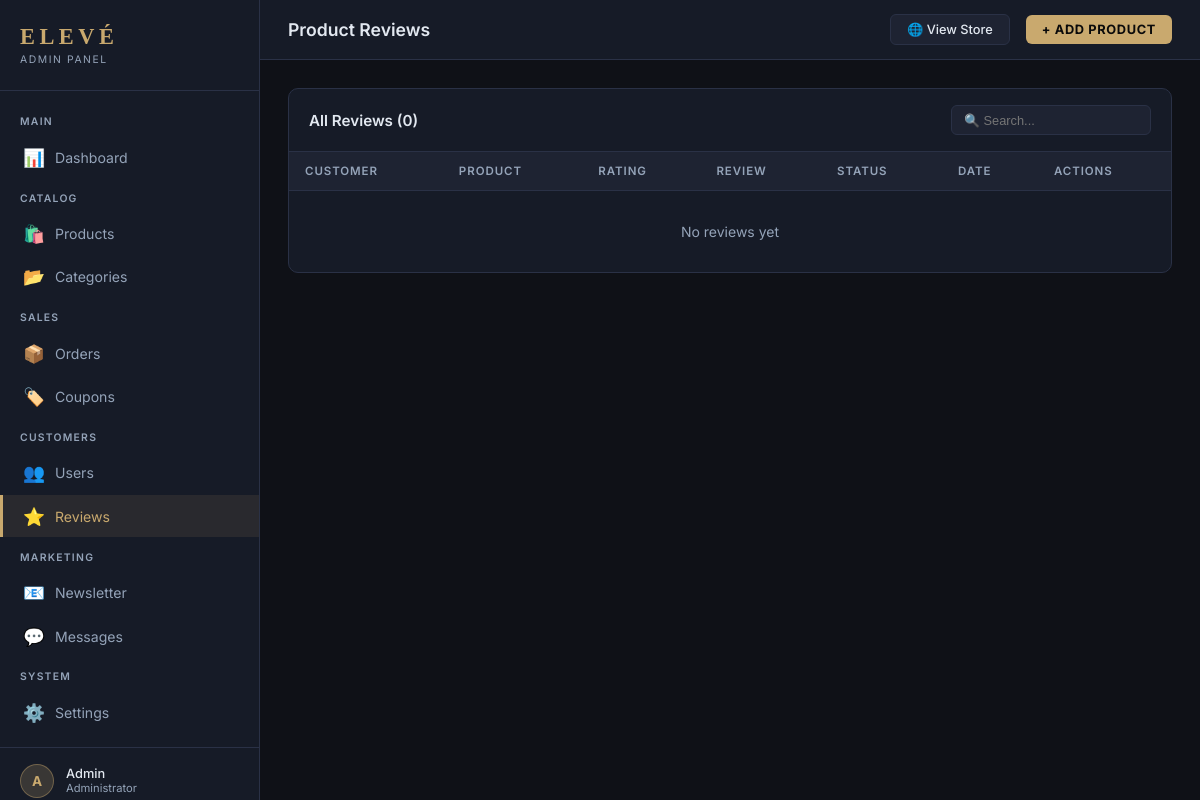
/admin/reviews.php (signed in), run on an earlier commit of the app's database.
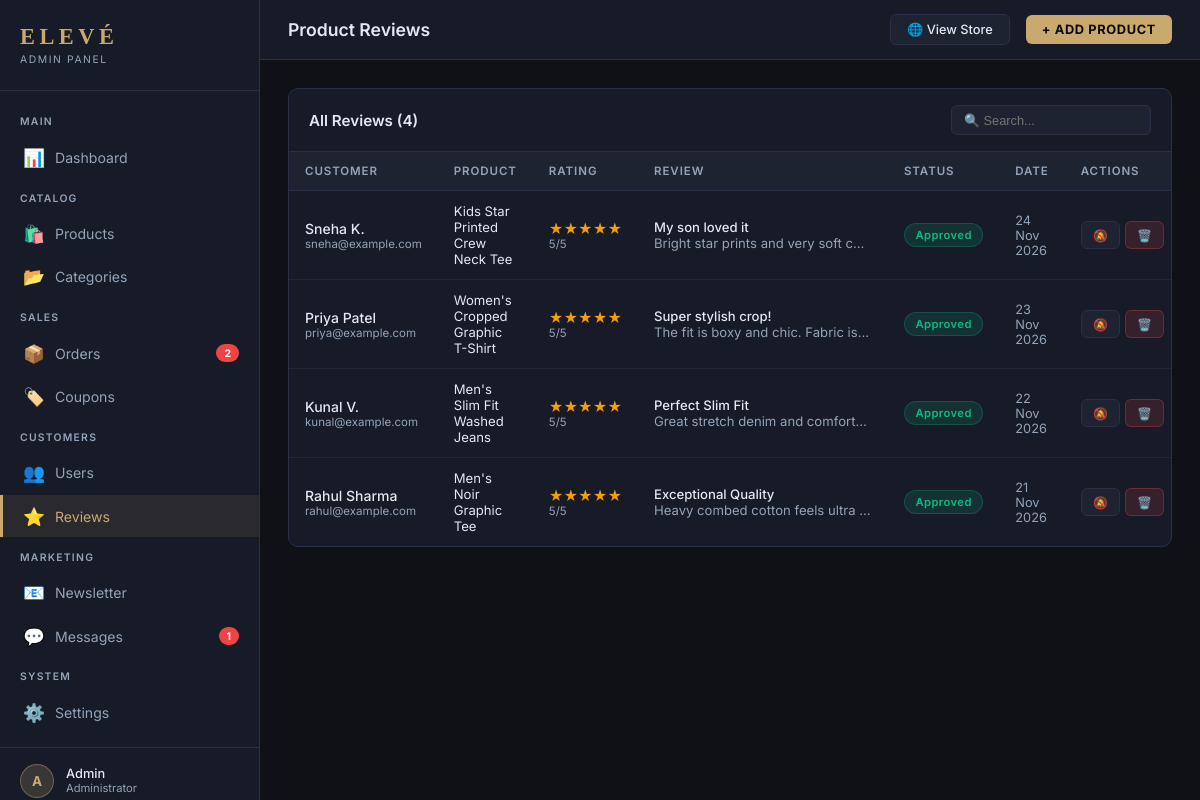
And on a later commit of the database.
### tables this page shows
CREATE TABLE IF NOT EXISTS reviews (
    id INT AUTO_INCREMENT PRIMARY KEY,
    product_id INT DEFAULT NULL,
    user_id INT DEFAULT NULL,
    name VARCHAR(100),
    email VARCHAR(150),
    rating INT NOT NULL CHECK (rating BETWEEN 1 AND 5),
    title VARCHAR(200),
    comment TEXT,
    is_approved TINYINT(1) DEFAULT 0,
    created_at TIMESTAMP DEFAULT CURRENT_TIMESTAMP,
    FOREIGN KEY (product_id) REFERENCES products(id) ON DELETE CASCADE,
    FOREIGN KEY (user_id) REFERENCES users(id) ON DELETE SET NULL
);

CREATE TABLE IF NOT EXISTS products (
    id INT AUTO_INCREMENT PRIMARY KEY,
    name VARCHAR(200) NOT NULL,
    category VARCHAR(100) NOT NULL,
    subcategory VARCHAR(100),
    gender ENUM('men', 'women', 'kids', 'unisex', '') DEFAULT '',
    price DECIMAL(10,2) NOT NULL,
    old_price DECIMAL(10,2) DEFAULT NULL,
    badge VARCHAR(50) DEFAULT NULL,
    rating DECIMAL(3,2) DEFAULT 4.5,
    reviews_count INT DEFAULT 0,
    is_new_arrival TINYINT(1) DEFAULT 0,
    is_best_seller TINYINT(1) DEFAULT 0,
    is_featured TINYINT(1) DEFAULT 0,
    is_active TINYINT(1) DEFAULT 1,
    stock_qty INT DEFAULT 100,
    description TEXT,
    fit TEXT,
    details TEXT,
    slug VARCHAR(200),
    created_at TIMESTAMP DEFAULT CURRENT_TIMESTAMP,
    updated_at TIMESTAMP DEFAULT CURRENT_TIMESTAMP ON UPDATE CURRENT_TIMESTAMP
);

### admin/reviews.php (the view, shortened to what the changed rows need)
<?php
require_once 'includes/header.php';
$db      = getDB();
$reviews = $db->query("SELECT r.*, p.name AS product_name FROM reviews r LEFT JOIN products p ON p.id=r.product_id ORDER BY r.created_at DESC")->fetchAll();
?>
<div class="card">
  <div class="card-header">
    <div class="card-title">All Reviews (<?= count($reviews) ?>)</div>
    <input type="text" id="tableSearch" placeholder="🔍 Search..." style="padding:.4rem .75rem;background:var(--surface2);border:1px solid var(--border);border-radius:6px;color:var(--text);font-size:.8rem;outline:none;width:200px">
  </div>
  <div class="table-wrap">
    <table>
      <thead><tr><th>Customer</th><th>Product</th><th>Rating</th><th>Review</th><th>Status</th><th>Date</th><th>Actions</th></tr></thead>
      <tbody>
        <?php foreach ($reviews as $r): ?>
        <tr>
          <td>
            <div style="font-weight:500"><?= htmlspecialchars($r['name'] ?? 'Anonymous') ?></div>
            <div style="font-size:.72rem;color:var(--muted)"><?= htmlspecialchars($r['email'] ?? '') ?></div>
          </td>
          <td style="font-size:.82rem"><?= htmlspecialchars($r['product_name'] ?? '—') ?></td>
          <td>
            <div style="color:#f59e0b"><?= str_repeat('★', $r['rating']) ?><?= str_repeat('☆', 5-$r['rating']) ?></div>
            <div style="font-size:.72rem;color:var(--muted)"><?= $r['rating'] ?>/5</div>
          </td>
          <td style="font-size:.82rem;max-width:250px">
            <?php if ($r['title']): ?><div style="font-weight:500"><?= htmlspecialchars($r['title']) ?></div><?php endif; ?>
            <div style="color:var(--muted);overflow:hidden;text-overflow:ellipsis;white-space:nowrap;max-width:220px"><?= htmlspecialchars(substr($r['comment'] ?? '', 0, 80)) ?>...</div>
          </td>
          <td><span class="badge <?= $r['is_approved']?'badge-green':'badge-yellow' ?>"><?= $r['is_approved']?'Approved':'Pending' ?></span></td>
          <td style="color:var(--muted);font-size:.8rem"><?= date('d M Y', strtotime($r['created_at'])) ?></td>
          <td>
            <div style="display:flex;gap:.3rem">
              <?php if (!$r['is_approved']): ?>
              <a href="reviews.php?approve=<?= $r['id'] ?>" class="btn btn-sm btn-success">✅</a>
              <?php else: ?>
              <a href="reviews.php?reject=<?= $r['id'] ?>" class="btn btn-sm btn-ghost">🔕</a>
              <?php endif; ?>
              <a href="reviews.php?delete=<?= $r['id'] ?>" class="btn btn-sm btn-danger" data-confirm="Delete this review?">🗑️</a>
            </div>
          </td>
        </tr>
        <?php endforeach; ?>
        <?php if (empty($reviews)): ?>
        <tr><td colspan="7" style="text-align:center;color:var(--muted);padding:2rem">No reviews yet</td></tr>
        <?php endif; ?>
      </tbody>
    </table>
  </div>
</div>
<?php require_once 'includes/footer.php'; ?>

### admin/includes/header.php (shortened to what the changed rows need)
<?php
$currentPage = basename($_SERVER['PHP_SELF'], '.php');
?>
<!DOCTYPE html>
<html lang="en">
<head>
</head>
<body>
<aside class="sidebar" id="adminSidebar">
  <nav class="sidebar-nav">
    <a href="orders.php" class="nav-item <?= $currentPage === 'orders' ? 'active' : '' ?>">
      <span class="icon">📦</span> Orders
      <?php
      $db2 = getDB();
      $newOrders = $db2->query("SELECT COUNT(*) FROM orders WHERE status = 'confirmed'")->fetchColumn();
      if ($newOrders > 0): ?>
        <span class="nav-badge"><?= $newOrders ?></span>
      <?php endif; ?>
    </a>
    <a href="messages.php" class="nav-item <?= $currentPage === 'messages' ? 'active' : '' ?>">
      <span class="icon">💬</span> Messages
      <?php
      $newMsgs = $db2->query("SELECT COUNT(*) FROM contact_messages WHERE status = 'new'")->fetchColumn();
      if ($newMsgs > 0): ?>
        <span class="nav-badge"><?= $newMsgs ?></span>
      <?php endif; ?>
    </a>
  </nav>
</aside>
<div class="main-wrapper">
  <div class="content">

What changed in the data, as far as the page shows it:
added reviews: name "Sneha K.", email "sneha@example.com", product.name "Kids Star Printed Crew Neck Tee", rating "★★★★★", rating "5", title "My son loved it", comment "Bright star prints and very soft c…", is_approved "Approved", created_at "24 Nov 2026"
added reviews: name "Priya Patel", email "priya@example.com", product.name "Women's Cropped Graphic T-Shirt", rating "★★★★★", rating "5", title "Super stylish crop!", comment "The fit is boxy and chic. Fabric is…", is_approved "Approved", created_at "23 Nov 2026"
added reviews: name "Kunal V.", email "kunal@example.com", product.name "Men's Slim Fit Washed Jeans", rating "★★★★★", rating "5", title "Perfect Slim Fit", comment "Great stretch denim and comfort…", is_approved "Approved", created_at "22 Nov 2026"
added reviews: name "Rahul Sharma", email "rahul@example.com", product.name "Men's Noir Graphic Tee", rating "★★★★★", rating "5", title "Exceptional Quality", comment "Heavy combed cotton feels ultra…", is_approved "Approved", created_at "21 Nov 2026"
Also different on the page:
$newOrders: (not shown) → "2"
$newMsgs: (not shown) → "1"
count($reviews): "0" → "4"
text no longer shown: "No reviews yet"
